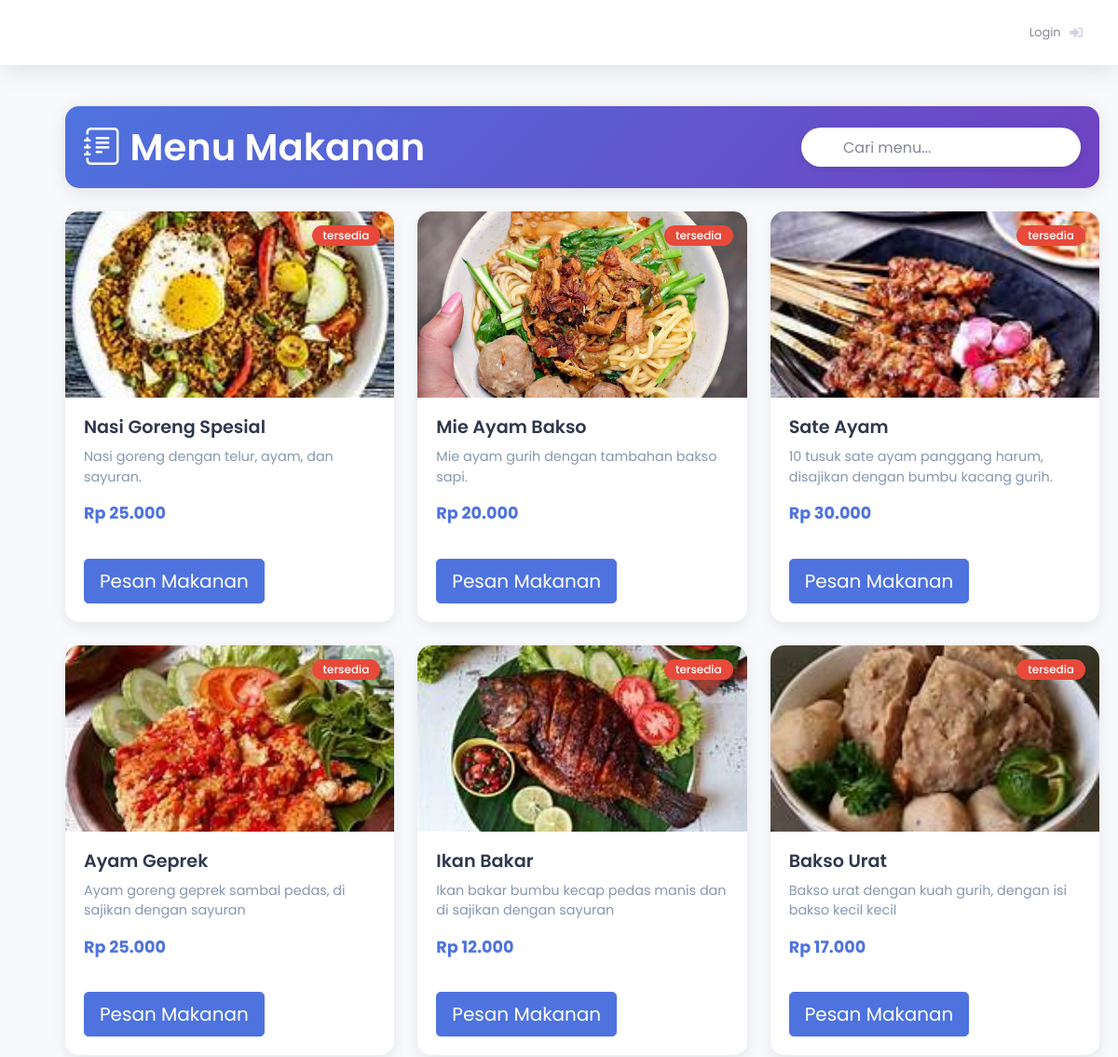
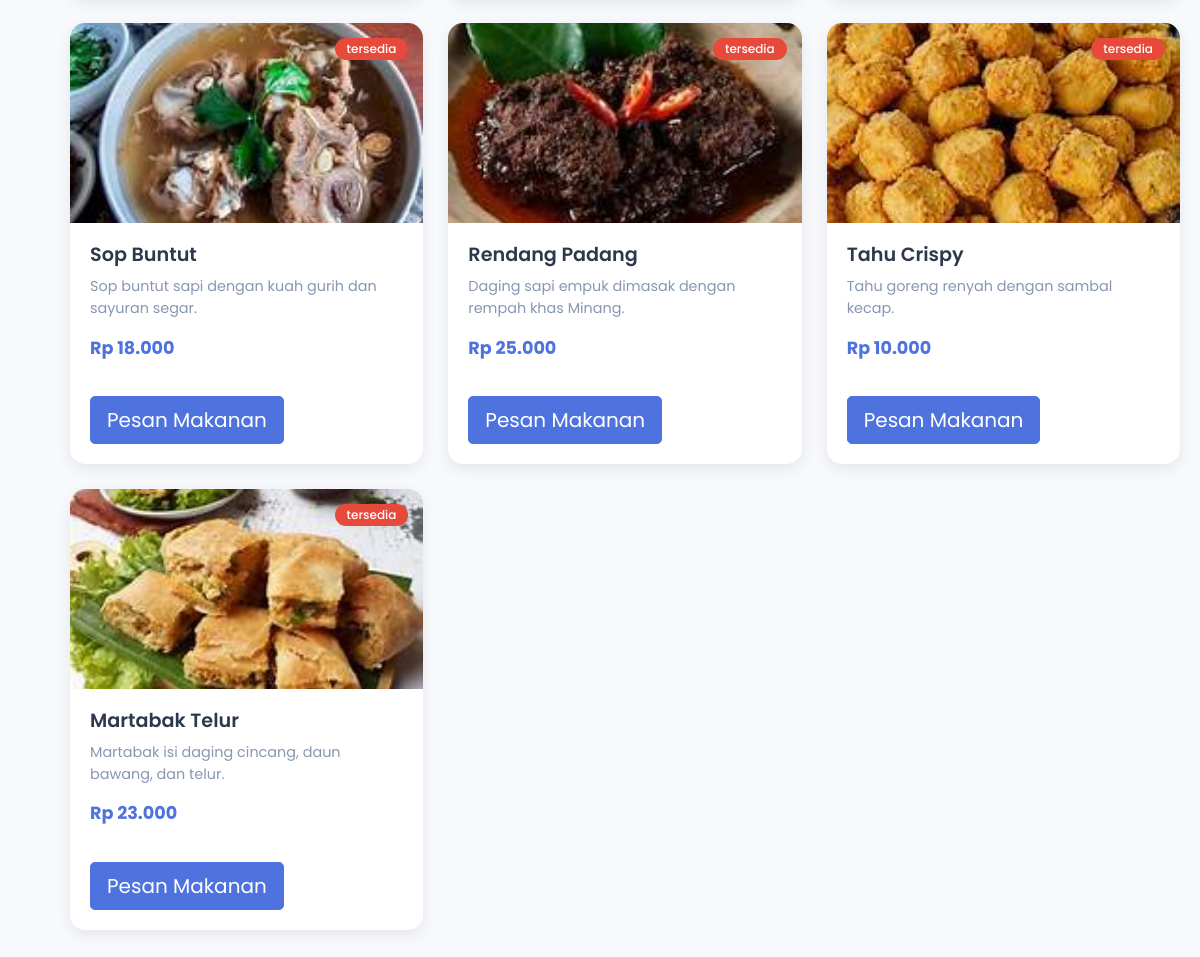
The page /backend/pages/menu_makanan2/index.php on the database its author committed (2 pictures, top to bottom).
### tables this page shows
CREATE TABLE `masakan` (
  `id_masakan` int NOT NULL,
  `nama_masakan` varchar(255) NOT NULL,
  `harga` decimal(10,2) NOT NULL,
  `status_masakan` varchar(255) NOT NULL,
  `gambar_masakan` text NOT NULL,
  `deskripsi_makanan` varchar(255) NOT NULL
);

### backend/pages/menu_makanan2/index.php (the view, shortened to what this page needs)
<?php
include '../../partials/header.php';
include '../../partials/navbar1.php';
include '../../config/connaction.php';
$search = isset($_GET['q']) ? trim($_GET['q']) : '';
$query = "
    SELECT id_masakan, nama_masakan, harga, status_masakan, gambar_masakan, deskripsi_makanan
    FROM masakan
    " . ($search != '' ? "WHERE nama_masakan LIKE '%$search%' OR deskripsi_makanan LIKE '%$search%'" : "") . "
    ORDER BY id_masakan ASC
";
$result = mysqli_query($connect, $query) or die("Query Error: " . mysqli_error($connect));
?>
<link href="https://cdn.jsdelivr.net/npm/bootstrap-icons@1.10.5/font/bootstrap-icons.css" rel="stylesheet">
<div class="main-content">
    <div class="page-header d-flex justify-content-between align-items-center flex-wrap">
        <h1 class="page-title"><i class="bi bi-journal-text me-2"></i> Menu Makanan</h1>
        <form class="search-form" method="GET" action="">
            <button type="submit"><i class="bi bi-search"></i></button>
            <input type="text"
                   name="q"
                   class="form-control"
                   placeholder="Cari menu..."
                   value="<?= htmlspecialchars($_GET['q'] ?? '') ?>">
        </form>
    </div>
    <div class="menu-grid">
        <?php if (mysqli_num_rows($result) > 0): ?>
            <?php while ($item = mysqli_fetch_assoc($result)): ?>
            <div class="menu-card">
                <div class="menu-img-container">
                    <?php if (!empty($item['gambar_masakan'])): ?>
                        <img src="../../../storages/menu_makanan/<?= htmlspecialchars($item['gambar_masakan']) ?>"
                             class="menu-img"
                             alt="<?= htmlspecialchars($item['nama_masakan']) ?>">
                    <?php else: ?>
                        <div class="d-flex align-items-center justify-content-center h-100 bg-light">
                            <i class="bi bi-image text-muted" style="font-size: 3rem;"></i>
                        </div>
                    <?php endif; ?>
                    <span class="menu-status text-white badge bg-<?= $item['status_masakan']=='Tersedia'?'success':'danger' ?>">
                        <?= htmlspecialchars($item['status_masakan']) ?>
                    </span>
                </div>
                <div class="menu-body">
                    <h3 class="menu-title"><?= htmlspecialchars($item['nama_masakan']) ?></h3>
                    <p class="menu-desc"><?= htmlspecialchars($item['deskripsi_makanan']) ?></p>
                    <p class="menu-price">Rp <?= number_format($item['harga'], 0, ',', '.') ?></p>
                </div>
<div class="menu-footer">
    <a href="../../pages/menu_makanan2/index.php?id=<?= $item['id_masakan'] ?>"
       class="btn btn-primary btn-lg">
       Pesan Makanan
    </a>
</div>
            </div>
            <?php endwhile; ?>
        <?php endif; ?>
    </div>
</div>
<?php
include '../../partials/script.php';
?>

### backend/partials/header.php (shortened to what this page needs)
<!DOCTYPE html>
<html lang="en">
<head>
    <link href="../../../template_admin/vendor/fontawesome-free/css/all.min.css" rel="stylesheet" type="text/css">
    <link href="../../../template_admin/css/sb-admin-2.min.css" rel="stylesheet">
</head>
<body id="page-top">
    <div id="wrapper">

### backend/partials/navbar1.php (shortened to what this page needs)
<div id="content-wrapper" class="d-flex flex-column">
    <div id="content">
<nav class="navbar navbar-expand navbar-light bg-white topbar mb-4 static-top shadow">
<ul class="navbar-nav ml-auto">
<?php if (isset($_SESSION['id_user'])): ?>
    <?php
    $role = strtolower($_SESSION['role'] ?? 'guest');
    $role_labels = [
        'owner'     => 'Owner',
        'admin'     => 'Admin',
        'kasir'     => 'Kasir',
        'waiter'    => 'Waiter',
        'pelanggan' => 'Pelanggan',
        'guest'     => 'Guest'
    ];
    $role_images = [
        'owner'     => '../../../template_admin/img/logo.png',
        'admin'     => '../../../template_admin/img/logo.png',
        'kasir'     => '../../../template_admin/img/logo.png',
        'waiter'    => '../../../template_admin/img/logo.png',
        'pelanggan' => '../../../template_admin/img/logo.png',
        'guest'     => '../../../template_admin/img/logo.png'
    ];
    $role_name  = $role_labels[$role] ?? ucfirst($role);
    $role_image = $role_images[$role] ?? '../../../template_admin/img/logo.png';
    ?>
    <li class="nav-item dropdown no-arrow">
        <a class="nav-link dropdown-toggle" href="#" id="userDropdown" role="button"
           data-toggle="dropdown" aria-haspopup="true" aria-expanded="false">
            <span class="mr-2 d-none d-lg-inline text-gray-600 small">
                <?= htmlspecialchars($role_name); ?>
            </span>
            <img class="img-profile rounded-circle"
                 src="<?= $role_image; ?>" alt="Profile">
        </a>
        <div class="dropdown-menu dropdown-menu-right shadow animated--grow-in"
             aria-labelledby="userDropdown">
            <a class="dropdown-item" href="../../../backend/pages/auth/logout1.php"
               onclick="return confirm('Yakin ingin logout?')">
                <i class="fas fa-sign-out-alt fa-sm fa-fw mr-2 text-gray-400"></i>
                Logout
            </a>
        </div>
    </li>
<?php else: ?>
    <li class="nav-item no-arrow">
        <a class="nav-link" href="../../pages/pelanggan/index.php">
            <span class="mr-2 d-none d-lg-inline text-gray-600 small">
                Login
            </span>
            <i class="fas fa-sign-in-alt fa-sm fa-fw mr-2 text-gray-400"></i>
        </a>
    </li>
<?php endif; ?>
</ul>
</nav>

### backend/partials/script.php (shortened to what this page needs)
</body>
</html>

### backend/pages/menu_makanan2/index.php (style rules this page uses)
:root { --primary: #4e73df; --secondary: #6f42c1; --success: #1cc88a; --danger: #e74a3b; --light: #f8f9fc; --dark: #ffffffff; }
body { font-family: 'Poppins', sans-serif; background-color: #f5f7fb; }
.main-content { margin-left: 50px; margin-top: 20px; margin-bottom: 30px; padding: 20px; }
.page-header { background: linear-gradient(135deg, var(--primary) 0%, var(--secondary) 100%); border-radius: 15px; padding: 20px; margin-bottom: 25px; box-shadow: 0 4px 20px rgba(0, 0, 0, 0.1); }
.page-title { font-weight: 600; color: white; margin: 0; }
.search-form { position: relative; max-width: 300px; }
.search-form input { border-radius: 50px; padding-left: 45px; box-shadow: 0 2px 10px rgba(0, 0, 0, 0.1); border: none; height: 42px; }
.search-form button { position: absolute; left: 12px; top: 50%; transform: translateY(-50%); background: transparent; border: none; color: var(--dark); z-index: 10; }
.menu-grid { display: grid; grid-template-columns: repeat(auto-fill, minmax(280px, 1fr)); gap: 25px; justify-content: start; }
.menu-card { background: white; border-radius: 15px; overflow: hidden; transition: all 0.3s ease; box-shadow: 0 5px 15px rgba(0, 0, 0, 0.08); border: none; }
.menu-img-container { position: relative; height: 200px; overflow: hidden; }
.menu-img { width: 100%; height: 100%; object-fit: cover; transition: transform 0.5s ease; }
.menu-status { position: absolute; top: 15px; right: 15px; font-size: 0.75rem; padding: 5px 12px; border-radius: 50px; font-weight: 500; }
.menu-body { padding: 20px; }
.menu-title { font-size: 1.2rem; font-weight: 600; margin-bottom: 10px; color: #2e384d; }
.menu-desc { color: #8797b2; font-size: 0.9rem; margin-bottom: 15px; line-height: 1.5; display: -webkit-box; -webkit-line-clamp: 2; -webkit-box-orient: vertical; overflow: hidden; }
.menu-price { font-weight: 700; color: var(--primary); font-size: 1.1rem; margin-bottom: 15px; }
.menu-footer { padding: 0 20px 20px; }

### rows shown on the page
masakan: gambar_masakan (picture), status_masakan "tersedia", nama_masakan "Nasi Goreng Spesial", deskripsi_makanan "Nasi goreng dengan telur, ayam, dan sayuran.", harga "25.000"
masakan: gambar_masakan (picture), status_masakan "tersedia", nama_masakan "Mie Ayam Bakso", deskripsi_makanan "Mie ayam gurih dengan tambahan bakso sapi.", harga "20.000"
masakan: gambar_masakan (picture), status_masakan "tersedia", nama_masakan "Sate Ayam", deskripsi_makanan "10 tusuk sate ayam panggang harum, disajikan dengan bumbu kacang gurih.", harga "30.000"
masakan: gambar_masakan (picture), status_masakan "tersedia", nama_masakan "Ayam Geprek", deskripsi_makanan "Ayam goreng geprek sambal pedas, di sajikan dengan sayuran", harga "25.000"
masakan: gambar_masakan (picture), status_masakan "tersedia", nama_masakan "Ikan Bakar", deskripsi_makanan "Ikan bakar bumbu kecap pedas manis dan di sajikan dengan sayuran", harga "12.000"
masakan: gambar_masakan (picture), status_masakan "tersedia", nama_masakan "Bakso Urat", deskripsi_makanan "Bakso urat dengan kuah gurih, dengan isi bakso kecil kecil", harga "17.000"
masakan: gambar_masakan (picture), status_masakan "tersedia", nama_masakan "Sop Buntut", deskripsi_makanan "Sop buntut sapi dengan kuah gurih dan sayuran segar.", harga "18.000"
masakan: gambar_masakan (picture), status_masakan "tersedia", nama_masakan "Rendang Padang", deskripsi_makanan "Daging sapi empuk dimasak dengan rempah khas Minang.", harga "25.000"
masakan: gambar_masakan (picture), status_masakan "tersedia", nama_masakan "Tahu Crispy", deskripsi_makanan "Tahu goreng renyah dengan sambal kecap.", harga "10.000"
masakan: gambar_masakan (picture), status_masakan "tersedia", nama_masakan "Martabak Telur", deskripsi_makanan "Martabak isi daging cincang, daun bawang, dan telur.", harga "23.000"
